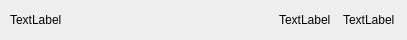
<?xml version="1.0" encoding="UTF-8"?>
<ui version="4.0">
 <class>SettingBriefWidget</class>
 <widget class="QWidget" name="SettingBriefWidget">
  <property name="geometry">
   <rect>
    <x>0</x>
    <y>0</y>
    <width>407</width>
    <height>40</height>
   </rect>
  </property>
  <property name="minimumSize">
   <size>
    <width>0</width>
    <height>40</height>
   </size>
  </property>
  <property name="maximumSize">
   <size>
    <width>16777215</width>
    <height>40</height>
   </size>
  </property>
  <property name="windowTitle">
   <string>Form</string>
  </property>
  <layout class="QHBoxLayout" name="horizontalLayout">
   <property name="spacing">
    <number>12</number>
   </property>
   <property name="leftMargin">
    <number>10</number>
   </property>
   <property name="topMargin">
    <number>0</number>
   </property>
   <property name="rightMargin">
    <number>12</number>
   </property>
   <property name="bottomMargin">
    <number>0</number>
   </property>
   <item>
    <widget class="QLabel" name="label_text">
     <property name="text">
      <string>TextLabel</string>
     </property>
    </widget>
   </item>
   <item>
    <spacer name="horizontalSpacer">
     <property name="orientation">
      <enum>Qt::Horizontal</enum>
     </property>
     <property name="sizeHint" stdset="0">
      <size>
       <width>151</width>
       <height>17</height>
      </size>
     </property>
    </spacer>
   </item>
   <item>
    <widget class="QLabel" name="label_name">
     <property name="text">
      <string>TextLabel</string>
     </property>
    </widget>
   </item>
   <item>
    <widget class="QLabel" name="label_arrow">
     <property name="text">
      <string>TextLabel</string>
     </property>
    </widget>
   </item>
  </layout>
 </widget>
 <resources/>
 <connections/>
</ui>
